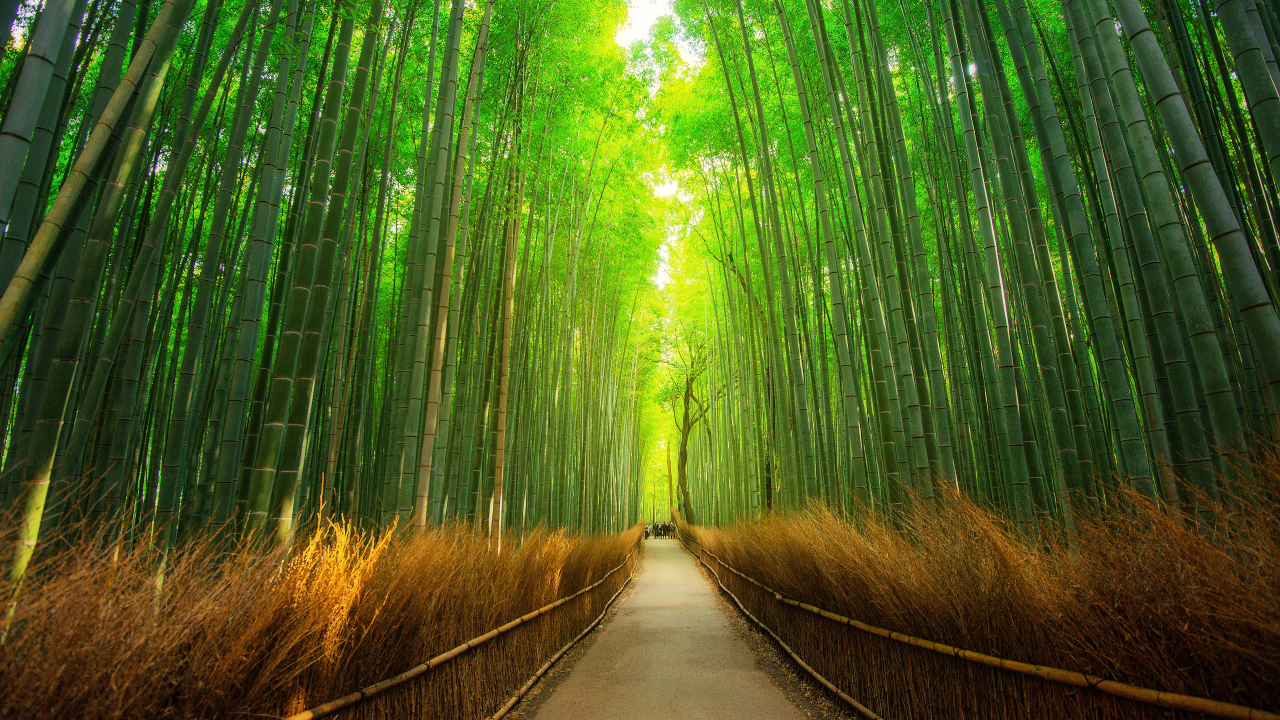
#> input picture opencv iot/image_3.jpg, 3840 x 2160 px, found by its file name (shown at 1/3 size)
$ python 'img crop.py'
#> lines starting #> are read from the running program, lines starting #| are printed output that depends on the picture
import cv2
image_path=r"C:\Users\HP\OneDrive\Pictures\image_3.jpg"
img = cv2.imread(image_path)
#> img is the input picture: shape (2160, 3840, 3); mean B, G, R 29.7, 93.3, 76.3

if img is None:
    print("image not found")
else:
    print("img loaded successfully")

h,w,_ = img.shape
#> h = 2160; w = 3840
x1,y1 = 100,100
x2, y2 = 400,300
cropped = img[y1:y2,x1:x2]
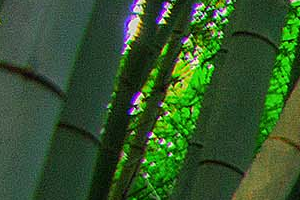
#> cropped: shape (200, 300, 3); mean B, G, R 43.2, 84, 50.6
cv2.imshow("cropped image",cropped)
cv2.waitKey(0)
cv2.destroyAllWindows()
